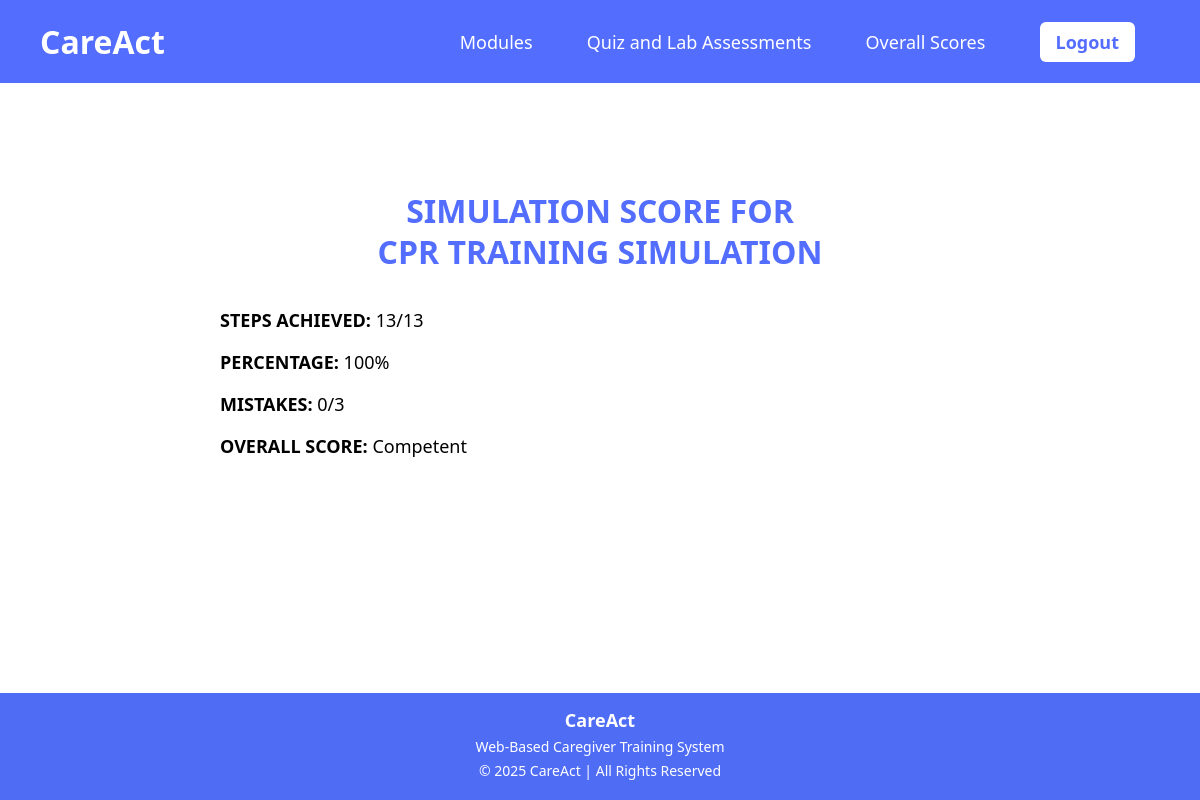
Page /cprsimulationscore.php (signed in) on the committed database.
### tables this page shows
CREATE TABLE `simulation_settings` (
  `sim_id` varchar(50) NOT NULL,
  `sim_title` varchar(255) NOT NULL,
  `scenario` text NOT NULL,
  `score_redirect` varchar(255) NOT NULL,
  `max_mistakes` int(11) NOT NULL DEFAULT 3
);

CREATE TABLE `simulation_scores` (
  `id` int(11) NOT NULL,
  `user_id` int(11) NOT NULL,
  `simulation_name` varchar(100) DEFAULT NULL,
  `steps` int(11) DEFAULT NULL,
  `total_steps` int(11) DEFAULT NULL,
  `percentage` int(11) DEFAULT NULL,
  `mistakes` int(11) DEFAULT NULL,
  `status` varchar(50) DEFAULT NULL,
  `created_at` timestamp NULL DEFAULT current_timestamp()
);

### cprsimulationscore.php (the view, shortened to what this page needs)
<?php
include "db.php";
$user_id = $_SESSION['user_id'];
$ss = mysqli_fetch_assoc(mysqli_query($conn,
    "SELECT sim_title, max_mistakes FROM simulation_settings WHERE sim_id = 'cpr_simulation'"));
$simTitle    = $ss ? htmlspecialchars($ss['sim_title']) : 'CPR Training Elderly';
$maxMistakes = $ss ? (int)$ss['max_mistakes'] : 3;
$stmt = mysqli_prepare($conn,
    "SELECT * FROM simulation_scores WHERE user_id=? AND simulation_name='cpr_simulation'
     ORDER BY id DESC LIMIT 1");
mysqli_stmt_bind_param($stmt, "i", $user_id);
mysqli_stmt_execute($stmt);
$score = mysqli_fetch_assoc(mysqli_stmt_get_result($stmt));
?>
<!DOCTYPE html>
<html lang="en">
<head>
</head>
<body>
<header>
  <div class="logo">CareAct</div>
  <nav>
    <a href="modules.php">Modules</a>
    <a href="quizandlab.php">Quiz and Lab Assessments</a>
    <a href="scores.php">Overall Scores</a>
    <a href="logout.php" class="logout">Logout</a>
  </nav>
</header>
<div class="main">
  <h2 class="title">SIMULATION SCORE FOR<br>
    <?php echo strtoupper($simTitle); ?>
  </h2>
  <p><b>STEPS ACHIEVED:</b>
    <?php echo $score['steps'] . "/" . $score['total_steps']; ?></p>
  <p><b>PERCENTAGE:</b>
    <?php echo $score['percentage']; ?>%</p>
  <p><b>MISTAKES:</b>
    <?php echo $score['mistakes']; ?>/<?php echo $maxMistakes; ?></p>
  <p><b>OVERALL SCORE:</b>
    <?php echo $score['status']; ?></p>
</div>
<footer>
  <h3>CareAct</h3>
  <p>Web-Based Caregiver Training System</p>
  <p>© 2025 CareAct | All Rights Reserved</p>
</footer>
</body>
</html>

### cprsimulationscore.php (style rules this page uses)
:root { --primary: #536dfe; }
* { font-family: "Segoe UI", sans-serif; box-sizing: border-box; }
body { margin: 0; display: flex; flex-direction: column; min-height: 100vh; }
header { background: var(--primary); color: white; padding: 20px 40px; display: flex; align-items: center; justify-content: space-between; }
.logo { font-size: 32px; font-weight: bold; }
nav a { color: white; text-decoration: none; margin: 0 25px; font-size: 18px; font-weight: 500; }
.logout { background: white; color: var(--primary); padding: 8px 16px; border-radius: 6px; font-weight: bold; }
.main { max-width: 800px; margin: 80px auto; flex: 1; width: 100%; padding: 0 20px; }
.title { color: var(--primary); font-size: 32px; font-weight: bold; margin-bottom: 35px; line-height: 1.3; text-align: center; }
p { font-size: 18px; margin: 18px 0; text-align: left; }
footer { background: #4f6cf5; color: white; text-align: center; padding: 15px 20px; margin-top: auto; }
footer h3 { margin: 0; font-size: 18px; }
footer p { margin: 5px 0; font-size: 14px; text-align: center; }

### rows in the picture
simulation_settings: sim_title "CPR TRAINING SIMULATION", max_mistakes "3"
simulation_scores: steps "13", total_steps "13", percentage "100", mistakes "0", status "Competent"
